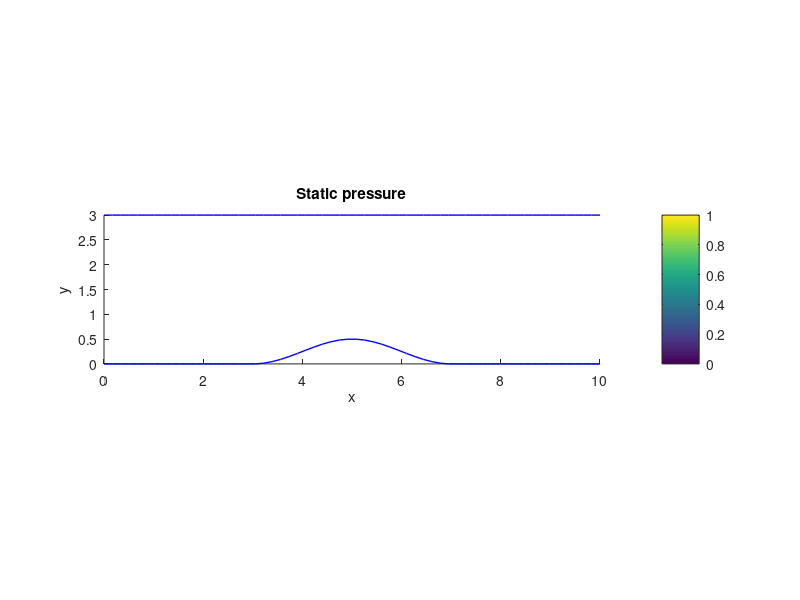

The MATLAB source for this figure: (Note: this script raises an error after producing the figure.)
close all;
clear
set(0,'defaultfigurepaperpositionmode','auto');
fin = fopen('euler.mat','r');
data = fscanf(fin,'%f');
ni = data(1,1);
nj = data(2,1);
idone = 2;
x = zeros(ni,nj);
y = zeros(ni,nj);
ro = zeros(ni,nj);

vx = zeros(ni,nj);
vy = zeros(ni,nj);
p = zeros(ni,nj);
%
for i=1:ni
  for j=1:nj
    x(i,j)  = data(idone+1,1);
    y(i,j)  = data(idone+2,1);
    ro(i,j) = data(idone+3,1);
    vx(i,j) = data(idone+4,1);
    vy(i,j) = data(idone+5,1);
    p(i,j)  = data(idone+6,1);
    idone = idone+6;
  end 
end
fclose(fin);
%
% Contour Static Pressure
%
figure('Name','Static Pressure');
hold on
daspect([1 1 1]);
plot(x(:,1),y(:,1),'b','Linewidth',1);
plot(x(:,nj),y(:,nj),'b','LineWidth',1);
xlabel('x')
ylabel('y')
title('Static pressure')
colorbar()
pmax = round(max(max(p)),1,'significant');
pmin = round(min(min(p)),1,'significant');
delp = (pmax-pmin)/pmin;
V = linspace(pmin,pmax,21);
[C,h] = contourf(x,y,p,V,'LineWidth',1);
%clabel(C,'manual','FontSize',14);
hold off;
% pause
%
% Plot grid
%
figure('Name','Grid');
hold on;
daspect([1 1 1]);
for j=1:nj
  plot(x(:,j),y(:,j),'b');
end
for i=1:ni
  plot(x(i,:),y(i,:),'b');
end
hold off;
%
% Contour derived variables
%
gam = 1.4;
a = sqrt(gam*p(1,1)/ro(1,1));
p0 = zeros(ni,nj);
mach = zeros(ni,nj);
for i=1:ni
  for j=1:nj
    mach(i,j) = sqrt(ro(i,j)*(vx(i,j)^2+vy(i,j)^2)/(gam*p(i,j)));
    p0(i,j) = p(i,j)*(1.+.5*(gam-1.)*mach(i,j)^2)^(gam/(gam-1));
  end 
end
%
figure('Name','Stagnation Pressure');
hold on
daspect([1 1 1]);
contourf(x,y,p0,20,'LineWidth',1);
plot(x(:,1),y(:,1),'b','Linewidth',1);
plot(x(:,nj),y(:,nj),'b','LineWidth',1);
xlabel('x')
ylabel('y')
title('Stagnation pressure')
colorbar()
p0max = max(max(p0));
p0min = min(min(p0));

figure('Name','Mach Number');
hold on
daspect([1 1 1]);
contourf(x,y,mach,20,'LineWidth',1);
plot(x(:,1),y(:,1),'b','Linewidth',1);
plot(x(:,nj),y(:,nj),'b','LineWidth',1);
xlabel('x')
ylabel('y')
title('Mach number')
colorbar()
machmax = max(max(mach));
machmin = min(min(mach));